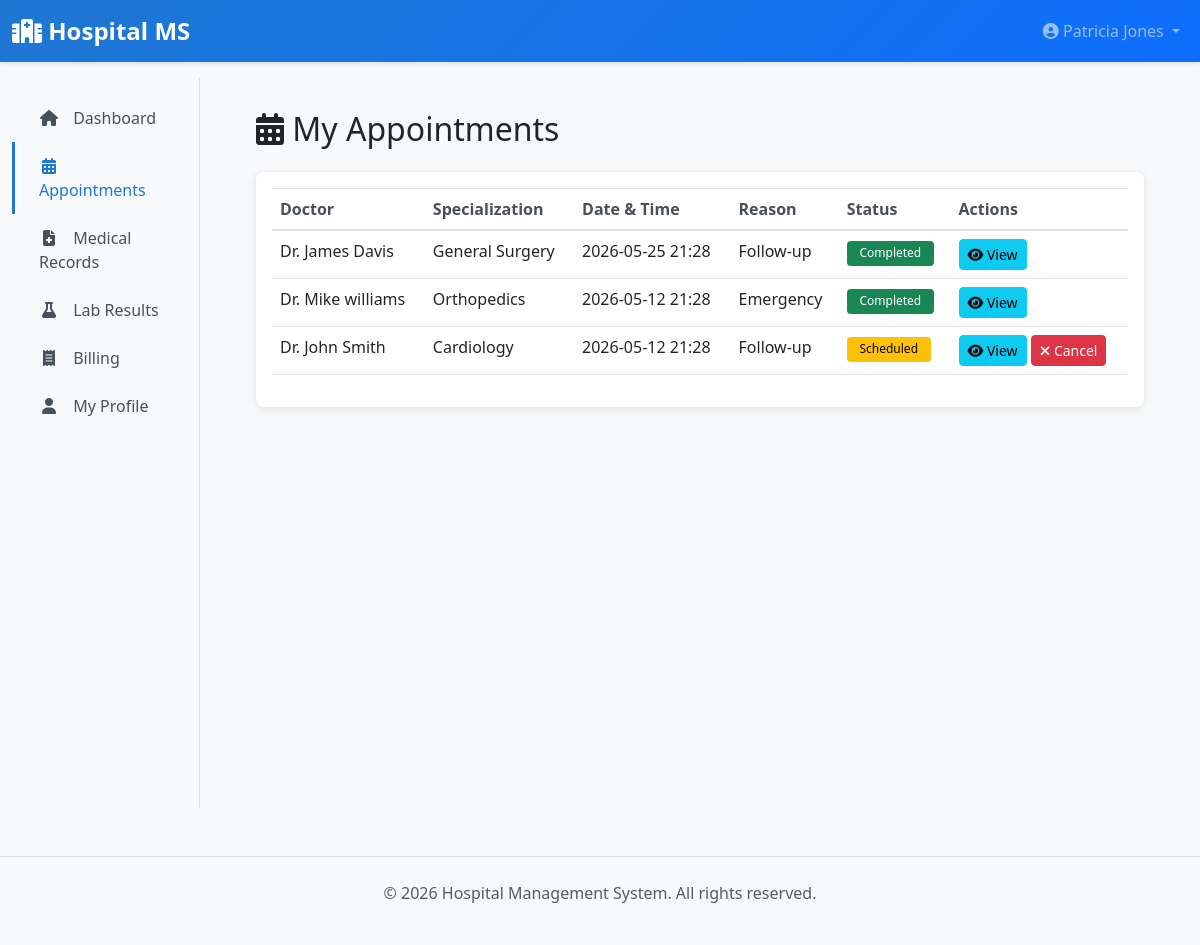
The app's page /patient/appointments (signed in) with its own data.
### app/models/__init__.py (models this page shows, shortened)
class User(UserMixin, db.Model):
    __tablename__ = 'users'
    id = db.Column(db.Integer, primary_key=True)
    username = db.Column(db.String(80), unique=True, nullable=False, index=True)
    email = db.Column(db.String(120), unique=True, nullable=False, index=True)
    password_hash = db.Column(db.String(255), nullable=False)
    first_name = db.Column(db.String(80))
    last_name = db.Column(db.String(80))
    phone = db.Column(db.String(20))
    role = db.Column(db.Enum(UserRole), nullable=False, default=UserRole.PATIENT)
    is_active = db.Column(db.Boolean, default=True)
    created_at = db.Column(db.DateTime, default=datetime.utcnow)
    updated_at = db.Column(db.DateTime, default=datetime.utcnow, onupdate=datetime.utcnow)
    patient = db.relationship('Patient', uselist=False, back_populates='user', foreign_keys='Patient.user_id')
    doctor = db.relationship('Doctor', uselist=False, back_populates='user', foreign_keys='Doctor.user_id')
    lab_staff = db.relationship('LabStaff', uselist=False, back_populates='user', foreign_keys='LabStaff.user_id')
    def get_full_name(self):
        return f"{self.first_name} {self.last_name}".strip()

class Appointment(db.Model):
    __tablename__ = 'appointments'
    id = db.Column(db.Integer, primary_key=True)
    patient_id = db.Column(db.Integer, db.ForeignKey('patients.id'), nullable=False)
    doctor_id = db.Column(db.Integer, db.ForeignKey('doctors.id'), nullable=False)
    appointment_date = db.Column(db.DateTime, nullable=False)
    reason = db.Column(db.Text)
    status = db.Column(db.String(20), default=AppointmentStatus.SCHEDULED.value, nullable=False)
    notes = db.Column(db.Text)
    created_at = db.Column(db.DateTime, default=datetime.utcnow)
    updated_at = db.Column(db.DateTime, default=datetime.utcnow, onupdate=datetime.utcnow)
    patient = db.relationship('Patient', back_populates='appointments')
    doctor = db.relationship('Doctor', back_populates='appointments')

class Doctor(db.Model):
    __tablename__ = 'doctors'
    id = db.Column(db.Integer, primary_key=True)
    user_id = db.Column(db.Integer, db.ForeignKey('users.id'), nullable=False)
    department_id = db.Column(db.Integer, db.ForeignKey('departments.id'))
    doctor_id = db.Column(db.String(20), unique=True, nullable=False)
    specialization = db.Column(db.String(120), nullable=False)
    license_number = db.Column(db.String(50), unique=True)
    qualification = db.Column(db.Text)
    bio = db.Column(db.Text)
    consultation_fee = db.Column(db.Float, default=500.0)
    is_available = db.Column(db.Boolean, default=True)
    working_hours = db.Column(db.String(100))  # e.g., "09:00-17:00"
    created_at = db.Column(db.DateTime, default=datetime.utcnow)
    updated_at = db.Column(db.DateTime, default=datetime.utcnow, onupdate=datetime.utcnow)
    user = db.relationship('User', back_populates='doctor', foreign_keys=[user_id])
    department = db.relationship('Department', back_populates='doctors', foreign_keys=[department_id])
    appointments = db.relationship('Appointment', back_populates='doctor', cascade='all, delete-orphan')
    medical_records = db.relationship('MedicalRecord', back_populates='doctor', cascade='all, delete-orphan')
    prescriptions = db.relationship('Prescription', back_populates='doctor', foreign_keys='Prescription.doctor_id', cascade='all, delete-orphan')
    discharge_summaries = db.relationship('DischargeSummary', back_populates='doctor', cascade='all, delete-orphan')

### app/blueprints/patient.py (the view)
@patient_bp.route('/appointments')
@login_required
@patient_required
def appointments():
    patient = current_user.patient
    page = request.args.get('page', 1, type=int)
    appointments_list = Appointment.query.filter_by(patient_id=patient.id).order_by(
        Appointment.appointment_date.desc()
    ).paginate(page=page, per_page=10)
    return render_template('patient/appointments.html', appointments=appointments_list)

### app/templates/patient/appointments.html (shortened to what this page needs)
{% extends "layouts/base.html" %}
{% block content %}
<h2 class="mb-4"><i class="fas fa-calendar-alt"></i> My Appointments</h2>
<div class="card">
    <div class="card-body">
        {% if appointments.items %}
        <div class="table-responsive">
            <table class="table table-hover">
                <thead>
                    <tr>
                        <th>Doctor</th>
                        <th>Specialization</th>
                        <th>Date & Time</th>
                        <th>Reason</th>
                        <th>Status</th>
                        <th>Actions</th>
                    </tr>
                </thead>
                <tbody>
                    {% for apt in appointments.items %}
                    <tr>
                        <td>{{ apt.doctor.user.get_full_name() }}</td>
                        <td>{{ apt.doctor.specialization }}</td>
                        <td>{{ apt.appointment_date.strftime('%Y-%m-%d %H:%M') }}</td>
                        <td>{{ apt.reason or 'General Checkup' }}</td>
                        <td>
                            {% if apt.status == 'scheduled' %}
                                <span class="badge badge-warning">Scheduled</span>
                            {% elif apt.status == 'completed' %}
                                <span class="badge badge-success">Completed</span>
                            {% else %}
                                <span class="badge badge-danger">Cancelled</span>
                            {% endif %}
                        </td>
                        <td>
                            <a href="{{ url_for('patient.view_appointment', appointment_id=apt.id) }}" class="btn btn-sm btn-info">
                                <i class="fas fa-eye"></i> View
                            </a>
                            {% if apt.status == 'scheduled' %}
                                <form action="{{ url_for('patient.cancel_appointment', appointment_id=apt.id) }}" method="POST" style="display: inline;">
                                    <button type="submit" class="btn btn-sm btn-danger" onclick="return confirm('Cancel appointment?')">
                                        <i class="fas fa-times"></i> Cancel
                                    </button>
                                </form>
                            {% endif %}
                        </td>
                    </tr>
                    {% endfor %}
                </tbody>
            </table>
        </div>
        {% else %}
        <p class="text-muted text-center my-3">No appointments scheduled.</p>
        {% endif %}
    </div>
</div>
{% endblock %}

### app/templates/layouts/base.html (shortened to what this page needs)
<!DOCTYPE html>
<html lang="en">
<head>
    <link href="https://cdnjs.cloudflare.com/ajax/libs/bootstrap/5.3.0/css/bootstrap.min.css" rel="stylesheet">
    <link href="https://cdnjs.cloudflare.com/ajax/libs/font-awesome/6.4.0/css/all.min.css" rel="stylesheet">
</head>
<body>
    <nav class="navbar navbar-expand-lg navbar-dark sticky-top">
        <div class="container-fluid">
            <a class="navbar-brand" href="{{ url_for('main.dashboard') }}">
                <i class="fas fa-hospital"></i> Hospital MS
            </a>
            <div class="collapse navbar-collapse" id="navbarNav">
                <ul class="navbar-nav ms-auto">
                    {% if current_user.is_authenticated %}
                        <li class="nav-item dropdown">
                            <a class="nav-link dropdown-toggle" href="#" id="userDropdown" role="button" data-bs-toggle="dropdown">
                                <i class="fas fa-user-circle"></i> {{ current_user.get_full_name() or current_user.username }}
                            </a>
                        </li>
                    {% else %}
                        <li class="nav-item">
                            <a class="nav-link" href="{{ url_for('auth.login') }}">Login</a>
                        </li>
                    {% endif %}
                </ul>
            </div>
        </div>
    </nav>
    {% if current_user.is_authenticated %}
        <div class="container-fluid">
            <div class="row">
                <nav class="col-md-3 col-lg-2 d-md-block bg-light sidebar">
                    <div class="position-sticky pt-3">
                        <ul class="nav flex-column">
                            {% if current_user.role.value == 'admin' %}
                                <li class="nav-item">
                                    <a class="nav-link {% if request.endpoint == 'admin.dashboard' %}active{% endif %}" href="{{ url_for('admin.dashboard') }}">
                                        <i class="fas fa-home"></i> Dashboard
                                    </a>
                                </li>
                                <li class="nav-item">
                                    <a class="nav-link {% if request.endpoint in ['admin.users_list', 'admin.create_user', 'admin.edit_user'] %}active{% endif %}" href="{{ url_for('admin.users_list') }}">
                                        <i class="fas fa-users"></i> Users
                                    </a>
                                </li>
                                <li class="nav-item">
                                    <a class="nav-link {% if request.endpoint in ['admin.doctors_list', 'admin.edit_doctor'] %}active{% endif %}" href="{{ url_for('admin.doctors_list') }}">
                                        <i class="fas fa-user-md"></i> Doctors
                                    </a>
                                </li>
                                <li class="nav-item">
                                    <a class="nav-link {% if request.endpoint in ['admin.beds_list', 'admin.create_bed'] %}active{% endif %}" href="{{ url_for('admin.beds_list') }}">
                                        <i class="fas fa-bed"></i> Beds
                                    </a>
                                </li>
                                <li class="nav-item">
                                    <a class="nav-link {% if request.endpoint in ['admin.departments_list', 'admin.create_department'] %}active{% endif %}" href="{{ url_for('admin.departments_list') }}">
                                        <i class="fas fa-sitemap"></i> Departments
                                    </a>
                                </li>
                                <li class="nav-item">
                                    <a class="nav-link {% if request.endpoint in ['admin.insurances_list', 'admin.create_insurance'] %}active{% endif %}" href="{{ url_for('admin.insurances_list') }}">
                                        <i class="fas fa-hand-holding-medical"></i> Insurances
                                    </a>
                                </li>
                                <li class="nav-item">
                                    <a class="nav-link {% if request.endpoint == 'admin.audit_logs' %}active{% endif %}" href="{{ url_for('admin.audit_logs') }}">
                                        <i class="fas fa-history"></i> Audit Logs
                                    </a>
                                </li>
                                <li class="nav-item">
                                    <a class="nav-link {% if request.endpoint in ['admin.lab_tests_list', 'admin.create_lab_test'] %}active{% endif %}" href="{{ url_for('admin.lab_tests_list') }}">
                                        <i class="fas fa-flask"></i> Lab Tests
                                    </a>
                                </li>
                                <li class="nav-item">
                                    <a class="nav-link {% if request.endpoint == 'admin.reports' %}active{% endif %}" href="{{ url_for('admin.reports') }}">
                                        <i class="fas fa-chart-bar"></i> Reports
                                    </a>
                                </li>
                            {% else %}
                                <li class="nav-item">
                                    <a class="nav-link {% if request.endpoint == 'patient.dashboard' %}active{% endif %}" href="{{ url_for('patient.dashboard') }}">
                                        <i class="fas fa-home"></i> Dashboard
                                    </a>
                                </li>
                                <li class="nav-item">
                                    <a class="nav-link {% if request.endpoint in ['patient.appointments', 'patient.view_appointment'] %}active{% endif %}" href="{{ url_for('patient.appointments') }}">
                                        <i class="fas fa-calendar-alt"></i> Appointments
                                    </a>
                                </li>
                                <li class="nav-item">
                                    <a class="nav-link {% if request.endpoint in ['patient.medical_records', 'patient.view_medical_record'] %}active{% endif %}" href="{{ url_for('patient.medical_records') }}">
                                        <i class="fas fa-file-medical"></i> Medical Records
                                    </a>
                                </li>
                                <li class="nav-item">
                                    <a class="nav-link {% if request.endpoint in ['patient.lab_results', 'patient.view_lab_result'] %}active{% endif %}" href="{{ url_for('patient.lab_results') }}">
                                        <i class="fas fa-flask"></i> Lab Results
                                    </a>
                                </li>
                                <li class="nav-item">
                                    <a class="nav-link {% if request.endpoint in ['patient.billing', 'patient.view_bill'] %}active{% endif %}" href="{{ url_for('patient.billing') }}">
                                        <i class="fas fa-receipt"></i> Billing
                                    </a>
                                </li>
                                <li class="nav-item">
                                    <a class="nav-link {% if request.endpoint in ['patient.profile', 'patient.edit_profile'] %}active{% endif %}" href="{{ url_for('patient.profile') }}">
                                        <i class="fas fa-user"></i> My Profile
                                    </a>
                                </li>
                            {% endif %}
                        </ul>
                    </div>
                </nav>
                <main class="col-md-9 ms-sm-auto col-lg-10 px-md-4">
                    <div class="main-content">
                        {% block content %}{% endblock %}
                    </div>
                </main>
            </div>
        </div>
    {% else %}
        <div style="min-height: calc(100vh - 70px); padding: 2rem;">
            {% block auth_content %}{% endblock %}
        </div>
    {% endif %}
    <footer class="bg-light py-4 mt-5 border-top">
        <div class="container text-center text-muted">
            <p>&copy; 2026 Hospital Management System. All rights reserved.</p>
        </div>
    </footer>
</body>
</html>

### records on screen
User: first_name+last_name "Patricia Jones"
Appointment: doctor.user.get_full_name "Dr. James Davis", doctor.specialization "General Surgery", appointment_date "2026-05-25 21:28", reason "Follow-up", status "Completed"
Appointment: doctor.user.get_full_name "Dr. Mike williams", doctor.specialization "Orthopedics", appointment_date "2026-05-12 21:28", reason "Emergency", status "Completed"
Appointment: doctor.user.get_full_name "Dr. John Smith", doctor.specialization "Cardiology", appointment_date "2026-05-12 21:28", reason "Follow-up", status "Scheduled"
